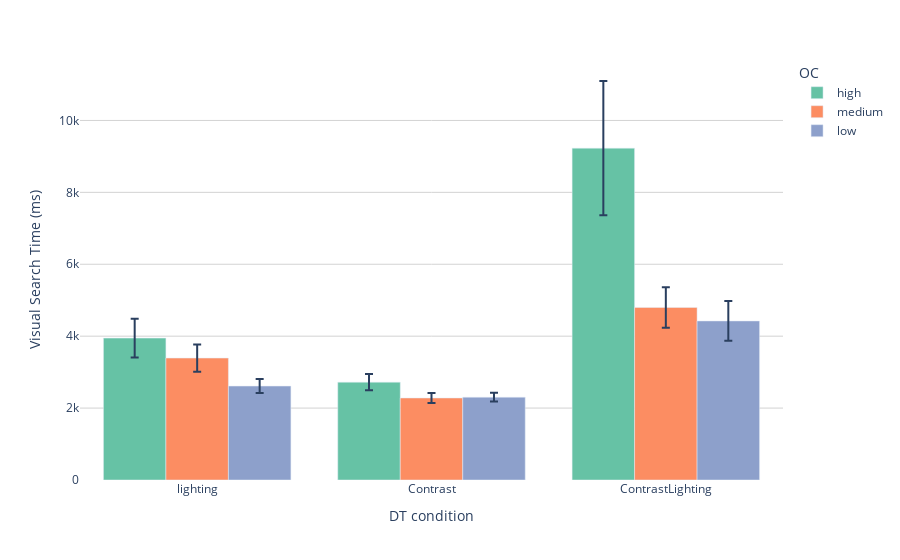

Write notebook code for a chart like this one.
### Code cell
import plotly.express as px
import pandas as pd

# Résumé des données
desc = df.groupby(['DT', 'OC'])['visualSearchTime'].agg(
    Mean='mean',
    SEM='sem',
    SD='std',
    N='count'
).reset_index()

print(desc)

nice_color_palette = ['#66c2a5', '#fc8d62', '#8da0cb', '#e78ac3']

# Forcer l'ordre des catégories pour OC
fig = px.bar(
    desc,
    x='DT',
    y='Mean',
    color='OC',
    error_y='SEM',
    barmode='group',
    color_discrete_sequence=nice_color_palette,
    category_orders={
        'DT': ['lighting', 'Contrast', 'ContrastLighting'],  # si tu as plusieurs niveaux de DT
        'OC': ['high', 'medium', 'low']                     # ordre désiré pour les barres OC
    }
)

# Mise en forme
fig.update_layout(
    plot_bgcolor='rgba(0,0,0,0)',
    yaxis_title='Visual Search Time (ms)',
    xaxis_title='DT condition'
)

fig.update_yaxes(showgrid=True, gridcolor='LightGray')

fig.show()

### Figure 1 — Plotly figure (JSON) as saved in the notebook; plotly's stock layout.template omitted (floating-point values rounded to 4 significant figures)
{"data": [{"alignmentgroup": "True", "error_y": {"array": [225.1, 1867.0, 538.8]}, "hovertemplate": "OC=high<br>DT=%{x}<br>Mean=%{y}<extra></extra>", "legendgroup": "high", "marker": {"color": "#66c2a5", "pattern": {"shape": ""}}, "name": "high", "offsetgroup": "high", "orientation": "v", "showlegend": true, "textposition": "auto", "type": "bar", "x": ["Contrast", "ContrastLighting", "lighting"], "xaxis": "x", "y": [2721.0, 9230.0, 3946.0], "yaxis": "y"}, {"alignmentgroup": "True", "error_y": {"array": [141.8, 563.4, 379.8]}, "hovertemplate": "OC=medium<br>DT=%{x}<br>Mean=%{y}<extra></extra>", "legendgroup": "medium", "marker": {"color": "#fc8d62", "pattern": {"shape": ""}}, "name": "medium", "offsetgroup": "medium", "orientation": "v", "showlegend": true, "textposition": "auto", "type": "bar", "x": ["Contrast", "ContrastLighting", "lighting"], "xaxis": "x", "y": [2281.0, 4798.0, 3391.0], "yaxis": "y"}, {"alignmentgroup": "True", "error_y": {"array": [121.3, 551.6, 193.8]}, "hovertemplate": "OC=low<br>DT=%{x}<br>Mean=%{y}<extra></extra>", "legendgroup": "low", "marker": {"color": "#8da0cb", "pattern": {"shape": ""}}, "name": "low", "offsetgroup": "low", "orientation": "v", "showlegend": true, "textposition": "auto", "type": "bar", "x": ["Contrast", "ContrastLighting", "lighting"], "xaxis": "x", "y": [2303.0, 4423.0, 2612.0], "yaxis": "y"}], "layout": {"barmode": "group", "legend": {"title": {"text": "OC"}, "tracegroupgap": 0}, "margin": {"t": 60}, "plot_bgcolor": "rgba(0,0,0,0)", "xaxis": {"anchor": "y", "categoryarray": ["lighting", "Contrast", "ContrastLighting"], "categoryorder": "array", "domain": [0, 1], "title": {"text": "DT condition"}}, "yaxis": {"anchor": "x", "domain": [0, 1], "gridcolor": "LightGray", "showgrid": true, "title": {"text": "Visual Search Time (ms)"}}}}
